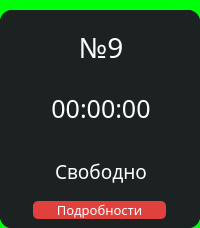
                  <widget class="QFrame" name="PC_9">
                   <property name="font">
                    <font>
                     <family>Montserrat Medium</family>
                    </font>
                   </property>
                   <property name="styleSheet">
                    <string notr="true">background-color: #00FF0A;
border-radius: 15px;</string>
                   </property>
                   <property name="frameShape">
                    <enum>QFrame::StyledPanel</enum>
                   </property>
                   <property name="frameShadow">
                    <enum>QFrame::Raised</enum>
                   </property>
                   <layout class="QVBoxLayout" name="verticalLayout_60">
                    <property name="spacing">
                     <number>0</number>
                    </property>
                    <property name="leftMargin">
                     <number>0</number>
                    </property>
                    <property name="topMargin">
                     <number>10</number>
                    </property>
                    <property name="rightMargin">
                     <number>0</number>
                    </property>
                    <property name="bottomMargin">
                     <number>0</number>
                    </property>
                    <item>
                     <widget class="QFrame" name="box_PC_9">
                      <property name="maximumSize">
                       <size>
                        <width>16777215</width>
                        <height>350</height>
                       </size>
                      </property>
                      <property name="styleSheet">
                       <string notr="true">background-color: rgb(28, 33, 34);
border-radius: 12px;</string>
                      </property>
                      <property name="frameShape">
                       <enum>QFrame::StyledPanel</enum>
                      </property>
                      <property name="frameShadow">
                       <enum>QFrame::Raised</enum>
                      </property>
                      <layout class="QVBoxLayout" name="verticalLayout_61">
                       <property name="spacing">
                        <number>0</number>
                       </property>
                       <property name="leftMargin">
                        <number>0</number>
                       </property>
                       <property name="topMargin">
                        <number>0</number>
                       </property>
                       <property name="rightMargin">
                        <number>0</number>
                       </property>
                       <property name="bottomMargin">
                        <number>0</number>
                       </property>
                       <item>
                        <widget class="QFrame" name="frame_19">
                         <property name="frameShape">
                          <enum>QFrame::StyledPanel</enum>
                         </property>
                         <property name="frameShadow">
                          <enum>QFrame::Raised</enum>
                         </property>
                         <layout class="QVBoxLayout" name="verticalLayout_62">
                          <property name="leftMargin">
                           <number>0</number>
                          </property>
                          <property name="rightMargin">
                           <number>0</number>
                          </property>
                          <item>
                           <widget class="QFrame" name="num_PC_9">
                            <property name="font">
                             <font>
                              <family>Montserrat Medium</family>
                             </font>
                            </property>
                            <property name="frameShape">
                             <enum>QFrame::StyledPanel</enum>
                            </property>
                            <property name="frameShadow">
                             <enum>QFrame::Raised</enum>
                            </property>
                            <layout class="QHBoxLayout" name="horizontalLayout_53">
                             <property name="leftMargin">
                              <number>11</number>
                             </property>
                             <item>
                              <widget class="QLabel" name="num_9">
                               <property name="font">
                                <font>
                                 <family>Montserrat Medium</family>
                                 <pointsize>-1</pointsize>
                                 <weight>7</weight>
                                 <italic>false</italic>
                                 <bold>false</bold>
                                </font>
                               </property>
                               <property name="layoutDirection">
                                <enum>Qt::LeftToRight</enum>
                               </property>
                               <property name="styleSheet">
                                <string notr="true">color: #fff; font-size: 28px;font: 57 28px &quot;Montserrat Medium&quot;;</string>
                               </property>
                               <property name="text">
                                <string>№9</string>
                               </property>
                               <property name="alignment">
                                <set>Qt::AlignCenter</set>
                               </property>
                              </widget>
                             </item>
                            </layout>
                           </widget>
                          </item>
                          <item>
                           <widget class="QFrame" name="timer_PC_9">
                            <property name="font">
                             <font>
                              <family>Montserrat Medium</family>
                             </font>
                            </property>
                            <property name="frameShape">
                             <enum>QFrame::StyledPanel</enum>
                            </property>
                            <property name="frameShadow">
                             <enum>QFrame::Raised</enum>
                            </property>
                            <layout class="QHBoxLayout" name="horizontalLayout_54">
                             <property name="leftMargin">
                              <number>11</number>
                             </property>
                             <item>
                              <widget class="QLabel" name="timer_9">
                               <property name="font">
                                <font>
                                 <family>Montserrat Medium</family>
                                 <pointsize>-1</pointsize>
                                 <weight>7</weight>
                                 <italic>false</italic>
                                 <bold>false</bold>
                                </font>
                               </property>
                               <property name="styleSheet">
                                <string notr="true">color: #fff; font-size: 25px; font: 57 25px &quot;Montserrat Medium&quot;;</string>
                               </property>
                               <property name="text">
                                <string>00:00:00</string>
                               </property>
                               <property name="alignment">
                                <set>Qt::AlignCenter</set>
                               </property>
                              </widget>
                             </item>
                            </layout>
                           </widget>
                          </item>
                          <item>
                           <widget class="QFrame" name="line_9">
                            <property name="maximumSize">
                             <size>
                              <width>200</width>
                              <height>2</height>
                             </size>
                            </property>
                            <property name="styleSheet">
                             <string notr="true">background-color: #7B7B7B;</string>
                            </property>
                            <property name="frameShape">
                             <enum>QFrame::StyledPanel</enum>
                            </property>
                            <property name="frameShadow">
                             <enum>QFrame::Raised</enum>
                            </property>
                           </widget>
                          </item>
                         </layout>
                        </widget>
                       </item>
                       <item>
                        <widget class="QFrame" name="frame_20">
                         <property name="maximumSize">
                          <size>
                           <width>16777215</width>
                           <height>150</height>
                          </size>
                         </property>
                         <property name="frameShape">
                          <enum>QFrame::StyledPanel</enum>
                         </property>
                         <property name="frameShadow">
                          <enum>QFrame::Raised</enum>
                         </property>
                         <layout class="QVBoxLayout" name="verticalLayout_63">
                          <property name="spacing">
                           <number>0</number>
                          </property>
                          <property name="leftMargin">
                           <number>0</number>
                          </property>
                          <property name="topMargin">
                           <number>0</number>
                          </property>
                          <property name="rightMargin">
                           <number>0</number>
                          </property>
                          <property name="bottomMargin">
                           <number>0</number>
                          </property>
                          <item>
                           <widget class="QFrame" name="info_PC_9">
                            <property name="maximumSize">
                             <size>
                              <width>16777215</width>
                              <height>42</height>
                             </size>
                            </property>
                            <property name="font">
                             <font>
                              <family>Montserrat Medium</family>
                             </font>
                            </property>
                            <property name="frameShape">
                             <enum>QFrame::StyledPanel</enum>
                            </property>
                            <property name="frameShadow">
                             <enum>QFrame::Raised</enum>
                            </property>
                            <layout class="QHBoxLayout" name="horizontalLayout_55">
                             <property name="leftMargin">
                              <number>11</number>
                             </property>
                             <item>
                              <widget class="QLabel" name="info_9">
                               <property name="font">
                                <font>
                                 <family>Montserrat Medium</family>
                                 <pointsize>-1</pointsize>
                                 <weight>7</weight>
                                 <italic>false</italic>
                                 <bold>false</bold>
                                </font>
                               </property>
                               <property name="styleSheet">
                                <string notr="true">color: #fff; font-size: 19px; font: 57 19px &quot;Montserrat Medium&quot;;</string>
                               </property>
                               <property name="text">
                                <string>Свободно</string>
                               </property>
                               <property name="alignment">
                                <set>Qt::AlignCenter</set>
                               </property>
                              </widget>
                             </item>
                            </layout>
                           </widget>
                          </item>
                          <item>
                           <widget class="QFrame" name="btn_details_9">
                            <property name="maximumSize">
                             <size>
                              <width>16777215</width>
                              <height>60</height>
                             </size>
                            </property>
                            <property name="frameShape">
                             <enum>QFrame::StyledPanel</enum>
                            </property>
                            <property name="frameShadow">
                             <enum>QFrame::Raised</enum>
                            </property>
                            <layout class="QHBoxLayout" name="horizontalLayout_56">
                             <item>
                              <widget class="QPushButton" name="details_9">
                               <property name="maximumSize">
                                <size>
                                 <width>133</width>
                                 <height>40</height>
                                </size>
                               </property>
                               <property name="font">
                                <font>
                                 <family>Montserrat Medium</family>
                                 <pointsize>10</pointsize>
                                 <weight>7</weight>
                                 <italic>false</italic>
                                 <bold>false</bold>
                                </font>
                               </property>
                               <property name="styleSheet">
                                <string notr="true">QPushButton{
background-color: rgb(224, 65, 61);
color: #fff;
border-radius: 5px;
font: 57 10pt &quot;Montserrat Medium&quot;;
}

QPushButton:hover{
background-color: rgb(204, 5, 0);
}</string>
                               </property>
                               <property name="text">
                                <string>Подробности</string>
                               </property>
                              </widget>
                             </item>
                            </layout>
                           </widget>
                          </item>
                         </layout>
                        </widget>
                       </item>
                      </layout>
                     </widget>
                    </item>
                   </layout>
                  </widget>
